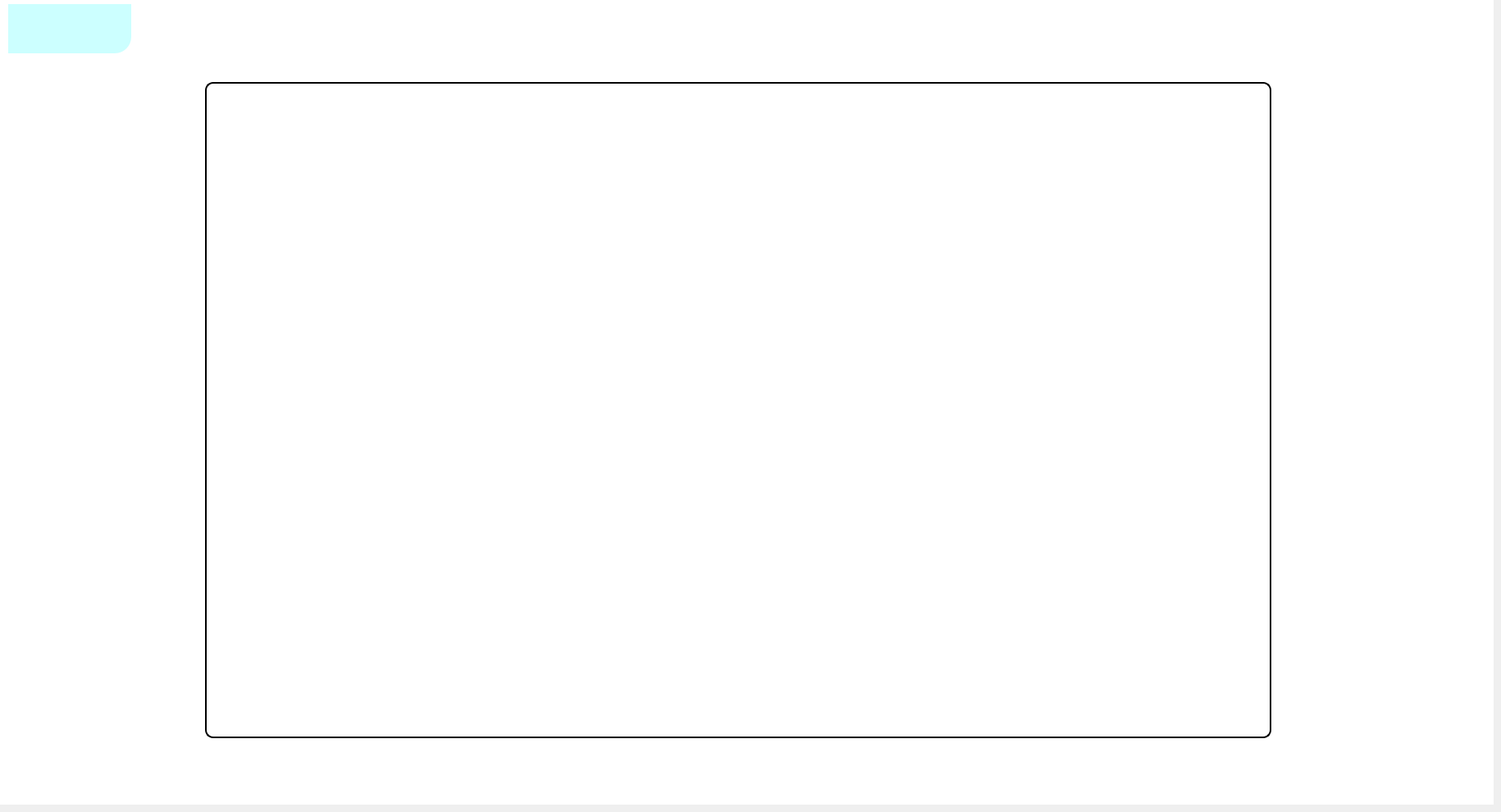
     <widget class="QWidget" name="page_setting">
      <widget class="QWidget" name="Display_setting" native="true">
       <property name="geometry">
        <rect>
         <x>0</x>
         <y>0</y>
         <width>1821</width>
         <height>981</height>
        </rect>
       </property>
       <property name="styleSheet">
        <string notr="true">background-color:rgba(255,255,255,255)</string>
       </property>
       <widget class="QLabel" name="label_15">
        <property name="geometry">
         <rect>
          <x>290</x>
          <y>440</y>
          <width>131</width>
          <height>40</height>
         </rect>
        </property>
        <property name="font">
         <font>
          <pointsize>12</pointsize>
          <weight>75</weight>
          <bold>true</bold>
         </font>
        </property>
        <property name="text">
         <string/>
        </property>
       </widget>
       <widget class="QLabel" name="label_10">
        <property name="geometry">
         <rect>
          <x>530</x>
          <y>120</y>
          <width>55</width>
          <height>16</height>
         </rect>
        </property>
        <property name="text">
         <string/>
        </property>
       </widget>
       <widget class="QLabel" name="Arrow_vinh">
        <property name="geometry">
         <rect>
          <x>440</x>
          <y>170</y>
          <width>111</width>
          <height>71</height>
         </rect>
        </property>
        <property name="styleSheet">
         <string notr="true"/>
        </property>
        <property name="text">
         <string/>
        </property>
       </widget>
       <widget class="QLabel" name="screen_cam_3">
        <property name="geometry">
         <rect>
          <x>250</x>
          <y>100</y>
          <width>1300</width>
          <height>800</height>
         </rect>
        </property>
        <property name="styleSheet">
         <string notr="true">border: 2px solid black;
border-radius:10px;</string>
        </property>
        <property name="text">
         <string/>
        </property>
       </widget>
       <widget class="QPushButton" name="Button_Quaylai_6">
        <property name="geometry">
         <rect>
          <x>10</x>
          <y>5</y>
          <width>150</width>
          <height>60</height>
         </rect>
        </property>
        <property name="minimumSize">
         <size>
          <width>20</width>
          <height>20</height>
         </size>
        </property>
        <property name="maximumSize">
         <size>
          <width>190</width>
          <height>60</height>
         </size>
        </property>
        <property name="autoFillBackground">
         <bool>false</bool>
        </property>
        <property name="styleSheet">
         <string notr="true">QPushButton#Button_Quaylai_6{
   	border-bottom-right-radius :20px;
	font: 75 17pt &quot;MS Shell Dlg 2&quot;;
	
	/*border: 3px solid rgb(230, 230, 230);*/
	color: rgb(0, 0, 0);
	
	background-color: rgb(220, 220, 220);
	background-color: #CCFFFF;

}
QPushButton#Button_Quaylai_6:pressed{
padding-left :2px;
padding-top :2px;

	background-color: #0e71aa;
}
</string>
        </property>
        <property name="text">
         <string/>
        </property>
        <property name="icon">
         <iconset>
          <normaloff>icon/back.png</normaloff>icon/back.png</iconset>
        </property>
        <property name="iconSize">
         <size>
          <width>50</width>
          <height>50</height>
         </size>
        </property>
       </widget>
      </widget>
     </widget>
